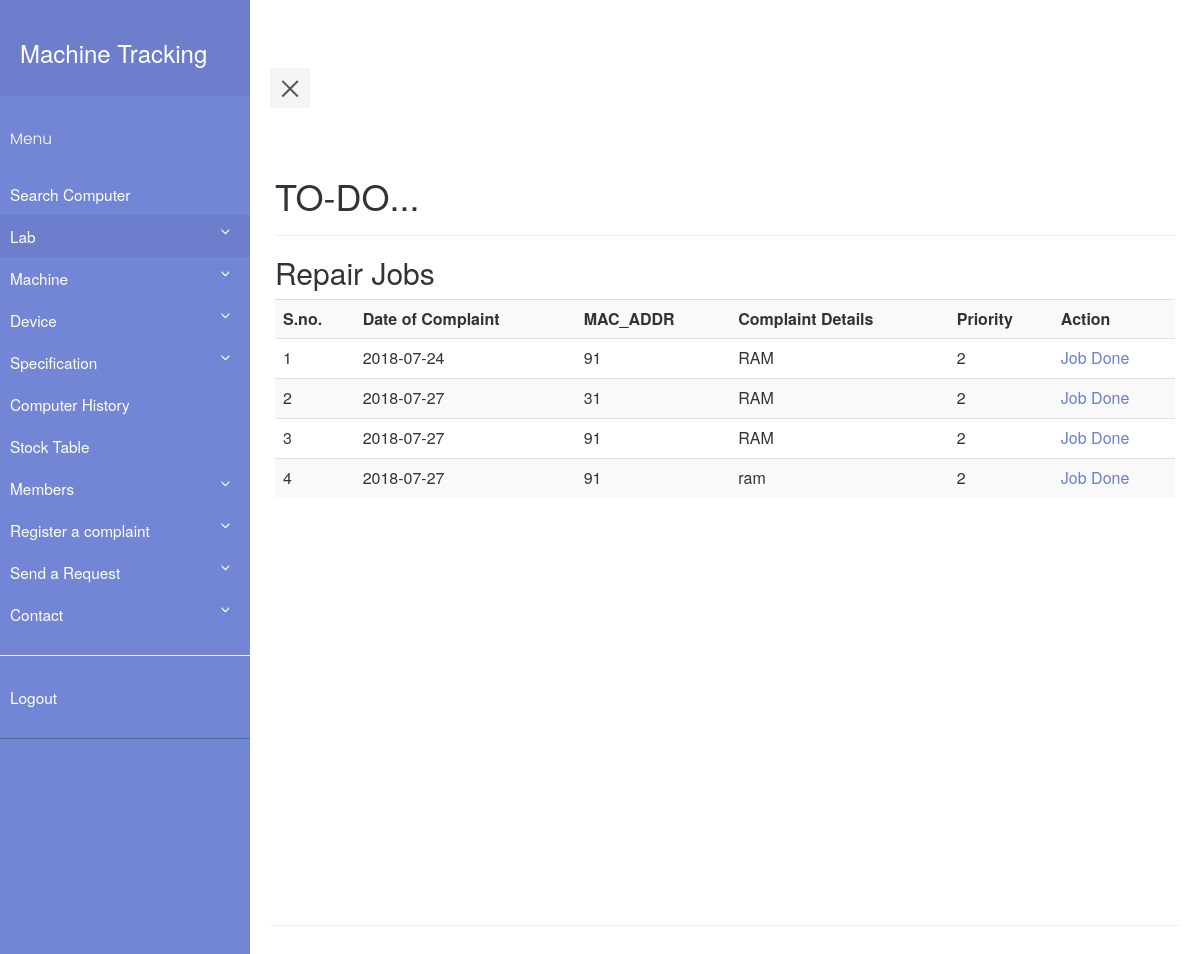
Page /dashboard.php (signed in) on the committed database.
### tables this page shows
CREATE TABLE `complaint_book` (
  `complaint_book_id` int(11) NOT NULL,
  `Date_of_complaint` date DEFAULT NULL,
  `machine_id` int(11) DEFAULT NULL,
  `complaint_details` varchar(512) DEFAULT NULL,
  `priority` int(11) DEFAULT NULL,
  `work_for` int(11) DEFAULT NULL,
  `remarks` varchar(512) DEFAULT NULL,
  `complaint_by` varchar(40) DEFAULT NULL,
  `processor` int(11) DEFAULT NULL,
  `ram` int(11) DEFAULT NULL,
  `harddisk` int(11) DEFAULT NULL,
  `mouse` int(11) DEFAULT NULL,
  `keyboard` int(11) DEFAULT NULL,
  `monitor` int(11) DEFAULT NULL,
  `DOPR` date DEFAULT NULL,
  `completed` int(11) DEFAULT NULL
);

CREATE TABLE `machine` (
  `machine_id` int(11) NOT NULL,
  `MAC_ADDR` varchar(30) DEFAULT NULL,
  `processor` int(11) NOT NULL,
  `ram` int(11) NOT NULL,
  `memory` int(11) NOT NULL,
  `DOP` date DEFAULT NULL,
  `price` int(11) DEFAULT NULL,
  `state` varchar(10) DEFAULT NULL,
  `os` varchar(30) DEFAULT NULL,
  `monitor` int(11) NOT NULL,
  `keyboard` int(11) NOT NULL,
  `mouse` int(11) NOT NULL,
  `grn` int(11) NOT NULL
);

### dashboard.php (the view, shortened to what this page needs)
<?php
    require_once "pdo.php";
?>
<html>
<head>
    <link rel="stylesheet" type="text/css" href="style5.css">
    <link rel="stylesheet" type="text/css" href="https://maxcdn.bootstrapcdn.com/bootstrap/3.3.7/css/bootstrap.min.css" >
</head>
<body>
        <div class="wrapper">
     <?php include "navbar.php" ;?>
           <div class="container-fluid row" id="content">
        <div class="page-header">
        <h1>TO-DO...</h1>
        </div>
       <?php
            if($_SESSION['id']=='0')
            {
                $stmtcnt = $pdo->query("SELECT COUNT(*) FROM complaint_book JOIN repair_history ON complaint_book.machine_id = repair_history.machine_id WHERE complaint_book.remarks IS NOT NULL AND repair_history.fault IS NULL");
                $row = $stmtcnt->fetch(PDO::FETCH_ASSOC);
                if($row['COUNT(*)']!=='0')
                {
                    echo "<h2>Repaired Machines</h2>";
                    $i=1;
                    $stmtread = $pdo->query("SELECT * FROM complaint_book JOIN repair_history ON complaint_book.machine_id = repair_history.machine_id WHERE complaint_book.remarks IS NOT NULL AND repair_history.fault IS NULL");
                    echo ("<table class=\"table table-striped\">
                        <tr> <th>S.no.</th><th>Date of Complaint</th><th>MAC_ADDR</th><th>Complaint Details</th><th>Priority</th><th>Complaint By</th><th>Remarks</th><th>Action</th> </tr>");
                    while ( $row = $stmtread->fetch(PDO::FETCH_ASSOC) )
                    {
                        $stmtr = $pdo->prepare("SELECT MAC_ADDR FROM machine WHERE machine_id = :mid ");
                        $stmtr->execute(array(':mid' => $row['machine_id']));
                        $rowr = $stmtr->fetch(PDO::FETCH_ASSOC);
                        echo ("<tr>");
                        echo ("<td>");
                        echo($i);
                        echo("</td>");
                        echo ("<td>");
                        echo(htmlentities($row['Date_of_complaint']));
                        echo ("</td>");
                        echo ("<td>");
                        echo(htmlentities($rowr['MAC_ADDR']));
                        echo ("</td>");
                        echo ("<td>");
                        echo(htmlentities($row['complaint_details']));
                        echo ("</td>");
                        echo ("<td>");
                        echo(htmlentities($row['priority']));
                        echo ("</td>");
                        echo ("<td>");
                        echo(htmlentities($row['complaint_by']));
                        echo ("</td>");
                        echo ("<td>");
                        echo(htmlentities($row['remarks']));
                        echo ("</td>");
                        echo ("<td>");
                        echo('<a class="link-black" href="fromrepairmc.php?mc_id='.$rowr['MAC_ADDR'].'">'. 'Mark Completed' . '</a>');
                        echo ("</td>");
                        $i++;
                    }
                    echo('</table>');
                }
                $stmtcnt = $pdo->query("SELECT COUNT(*) FROM complaint_book WHERE work_for IS NULL ");
                $row = $stmtcnt->fetch(PDO::FETCH_ASSOC);
                if($row['COUNT(*)']!=='0')
                {
                    echo "<h2>Repair Requests</h2>";
                    $i=1;
                    $stmtread = $pdo->query("SELECT * FROM complaint_book WHERE work_for IS NULL");
                    echo ("<table class=\"table table-striped\">
                        <tr> <th>S.no.</th><th>Date of Complaint</th><th>MAC_ADDR</th><th>Complaint Details</th><th>Priority</th><th>Complaint By</th><th>Action</th> </tr>");
                    while ( $row = $stmtread->fetch(PDO::FETCH_ASSOC) )
                    {
                        $stmtr = $pdo->prepare("SELECT MAC_ADDR FROM machine WHERE machine_id = :mid ");
                        $stmtr->execute(array(':mid' => $row['machine_id']));
                        $rowr = $stmtr->fetch(PDO::FETCH_ASSOC);
                        echo ("<tr>");
                        echo ("<td>");
                        echo($i);
                        echo("</td>");
                        echo ("<td>");
                        echo(htmlentities($row['Date_of_complaint']));
                        echo ("</td>");
                        echo ("<td>");
                        echo(htmlentities($rowr['MAC_ADDR']));
                        echo ("</td>");
                        echo ("<td>");
                        echo(htmlentities($row['complaint_details']));
                        echo ("</td>");
                        echo ("<td>");
                        echo(htmlentities($row['priority']));
                        echo ("</td>");
                        echo ("<td>");
                        echo(htmlentities($row['complaint_by']));
                        echo ("</td>");
                        echo ("<td>");
                        echo('<a class="link-black" href="gorepairmc.php?mc_id='.$rowr['MAC_ADDR'].'">'. 'Assign Job' . '</a>');
                        echo ("</td>");
                        $i++;
                    }
                    echo('</table>');
                }
                $stmtcnt = $pdo->query("SELECT COUNT(*) FROM transfer_request");
                $flag=0;
                while($row = $stmtcnt->fetch(PDO::FETCH_ASSOC))
                {
                    $stmtcnt2 = $pdo->prepare("SELECT * FROM system_transfer_report where trid = :trid");
                    $stmtcnt2->execute(array(':trid' => $row['transfer_request_id']));
                    $row2 = $stmtcnt2->fetch(PDO::FETCH_ASSOC);
                    if($row2!== FALSE)
                    {
                        $flag++;
                    }
                }
                if($flag!=0)
                {
                    echo "<h2>Transfer Requests</h2>";
                    $i=1;
                    $stmtread = $pdo->query("SELECT * FROM transfer_request");
                    echo ("<table class=\"table table-striped\">
                        <tr> <th>S.no.</th><th>Date of Request</th><th>Name</th><th>Department</th><th>Purpose</th><th>Processor</th><th>Ram</th><th>HDD</th><th>OS</th><th>Quantity</th><th>Action</th> </tr>");
                    while ( $row = $stmtread->fetch(PDO::FETCH_ASSOC) )
                    {
                        $stmtread2 = $pdo->prepare("SELECT * FROM system_transfer_report where trid = :trid");
                        $stmtread2->execute(array(':trid' => $row['transfer_request_id']));
                        $row2 = $stmtread2->fetch(PDO::FETCH_ASSOC);
                        if($row2=== FALSE)
                        {
                            echo ("<tr>");
                        echo ("<td>");
                        echo($i);
                        echo("</td>");
                        echo ("<td>");
                        echo(htmlentities($row['date_of_request']));
                        echo ("</td>");
                        echo ("<td>");
                        echo(htmlentities($row['name']));
                        echo ("</td>");
                        echo ("<td>");
                        echo(htmlentities($row['department']));
                        echo ("</td>");
                        echo ("<td>");
                        echo(htmlentities($row['purpose']));
                        echo ("</td>");
                        echo ("<td>");
                        echo(htmlentities($row['processor']));
                        echo ("</td>");
                        echo ("<td>");
                        echo(htmlentities($row['ram']));
                        echo ("</td>");
                        echo ("<td>");
                        echo(htmlentities($row['hdd']));
                        echo ("</td>");
                        echo ("<td>");
                        echo(htmlentities($row['os']));
                        echo ("</td>");
                        echo ("<td>");
                        echo(htmlentities($row['quantity']));
                        echo ("</td>");
                        echo ("<td>");
                        echo('<a class="link-black" href="servicerpt.php?id='.$row['transfer_request_id'].'">'. 'Generate Report' . '</a>');
                        echo ("</td>");
                        $i++;
                        }
                    }
                    echo('</table>');
                }
            }
            else
            {
                $stmtcnt = $pdo->query("SELECT COUNT(*) FROM complaint_book WHERE remarks IS NULL AND work_for = ".$_SESSION['id']."");
                $row = $stmtcnt->fetch(PDO::FETCH_ASSOC);
               if($row['COUNT(*)']!=='0')
                {
                    echo "<h2>Repair Jobs</h2>";
                    $i=1;
                    $stmtread = $pdo->query("SELECT * FROM complaint_book WHERE remarks IS NULL");
                    echo ("<table class=\"table table-striped\">
                        <tr> <th>S.no.</th><th>Date of Complaint</th><th>MAC_ADDR</th><th>Complaint Details</th><th>Priority</th><th>Action</th> </tr>");
                    while ( $row = $stmtread->fetch(PDO::FETCH_ASSOC) )
                    {
                        $stmtr = $pdo->prepare("SELECT MAC_ADDR FROM machine WHERE machine_id = :mid ");
                        $stmtr->execute(array(':mid' => $row['machine_id']));
                        $rowr = $stmtr->fetch(PDO::FETCH_ASSOC);
                        echo ("<tr>");
                        echo ("<td>");
                        echo($i);
                        echo("</td>");
                        echo ("<td>");
                        echo(htmlentities($row['Date_of_complaint']));
                        echo ("</td>");
                        echo ("<td>");
                        echo(htmlentities($rowr['MAC_ADDR']));
                        echo ("</td>");
                        echo ("<td>");
                        echo(htmlentities($row['complaint_details']));
                        echo ("</td>");
                        echo ("<td>");
                        echo(htmlentities($row['priority']));
                        echo ("</td>");
                        echo ("<td>");
                        echo('<a class="link-black "href="mcrepaired.php?mc_id='.$row['machine_id'].'">'. 'Job Done' . '</a>');
                        echo ("</td>");
                        $i++;
                    }
                    echo('</table>');
                }
            }
        ?>
</body>
</html>

### style5.css (style rules this page uses)
body { font-family: 'Poppins', sans-serif; background: #fafafa; }
a, a:hover, a:focus { color: inherit; text-decoration: none; transition: all 0.3s; }
.wrapper { display: flex; align-items: stretch; perspective: 1500px; }
#content { padding: 20px; min-height: 100vh; transition: all 0.3s; }
a:link { text-decoration: none; color:white; }
a.link-black { color: #6d7fcc; }

### rows in the picture
complaint_book: Date_of_complaint "2018-07-24", machine.MAC_ADDR "91", complaint_details "RAM", priority "2"
complaint_book: Date_of_complaint "2018-07-27", machine.MAC_ADDR "31", complaint_details "RAM", priority "2"
complaint_book: Date_of_complaint "2018-07-27", machine.MAC_ADDR "91", complaint_details "RAM", priority "2"
complaint_book: Date_of_complaint "2018-07-27", machine.MAC_ADDR "91", complaint_details "ram", priority "2"
